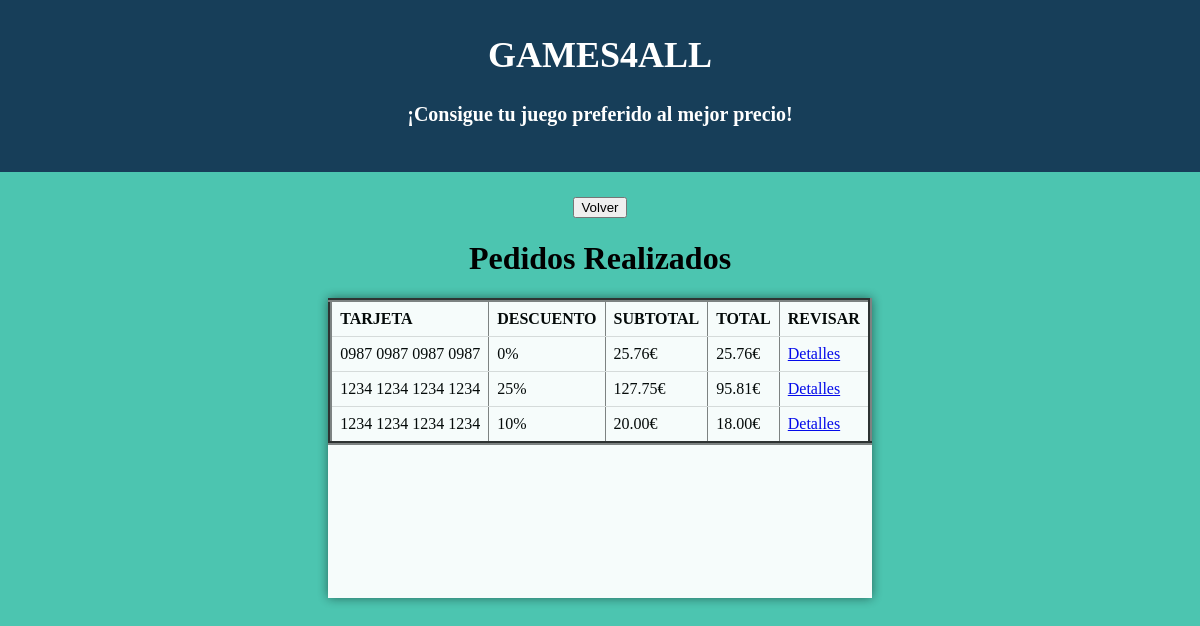
Before: /consultar_pedidos.php (signed in) with the older database file.
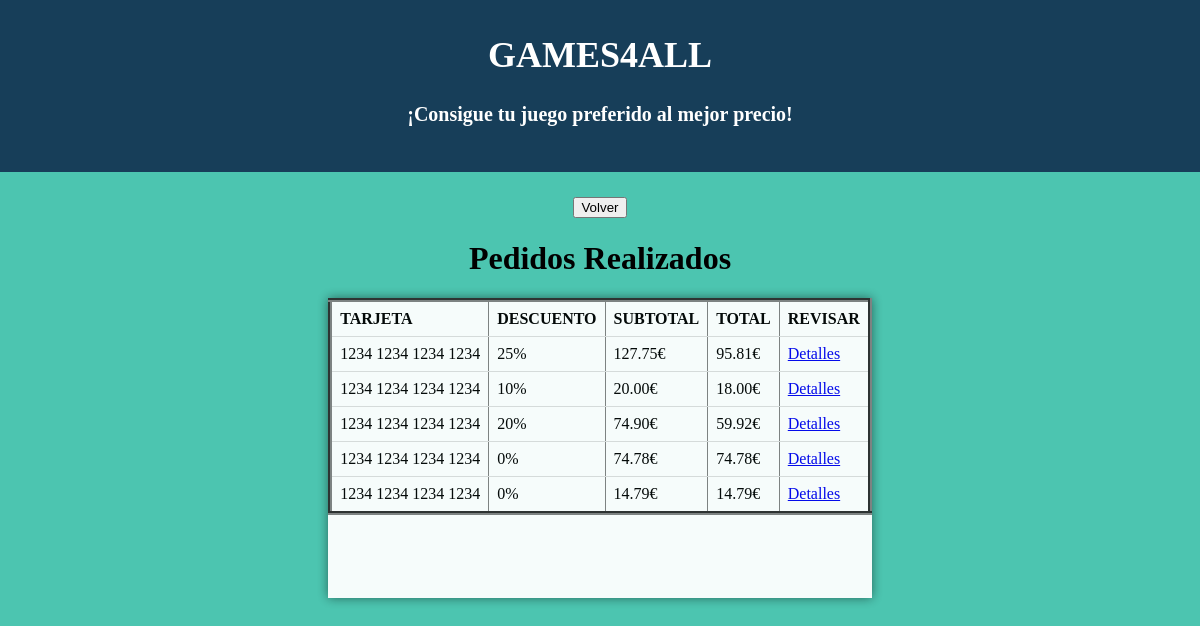
After: the same page with the newer database file.
### tables this page shows
CREATE TABLE `pedido` (
  `id_pedido` int(11) NOT NULL,
  `id_usuario` int(11) NOT NULL,
  `id_tarjeta` int(11) NOT NULL,
  `descuento` int(11) DEFAULT NULL,
  `subtotal` decimal(10,2) NOT NULL,
  `fecha` date NOT NULL
);

CREATE TABLE `tarjeta` (
  `id_tarjeta` int(11) NOT NULL,
  `numero` varchar(17) NOT NULL,
  `caducidad` date NOT NULL,
  `titular` varchar(60) NOT NULL,
  `id_usuario` int(11) NOT NULL
);

### consultar_pedidos.php (the view, shortened to what this page needs)
<?php
    $conexion = new mysqli("localhost", "root", "", "games4all");
?>
<!DOCTYPE html>
<html>
    <head>
        <link rel="stylesheet" href="estilos.css">
        <div id="header">
        <h1>GAMES4ALL</h1>
        <h4>¡Consigue tu juego preferido al mejor precio!</h4>
    </div>
    </head>
    <body style="background-color: #4CC5B0; color: #000000;">
    <div style="text-align: center;">
        <div>
            <form method="POST" action="menus.php">
                <input type="submit" value="Volver">
            </form>
        </div>
        <h1>Pedidos Realizados</h1>
    </div>
    <div style="overflow-y:auto; height: 300px; display: inline-block; background-color: #ffffff; opacity: 0.95; box-shadow: 0 0 10px 0 rgba(0,0,0,0.5); ">
        <table border='4' style='border-collapse: collapse;'>
            <tr>
                <th>TARJETA</th>
                <th>DESCUENTO</th>
                <th>SUBTOTAL</th>
                <th>TOTAL</th>
                <th>REVISAR</th>
            </tr>
            <?php
            $sql = "SELECT p.id_pedido, u.alias, t.numero, IFNULL(p.descuento, 0) as descuento, p.subtotal FROM pedido p JOIN usuario u ON p.id_usuario = u.id_usuario JOIN tarjeta t ON p.id_tarjeta = t.id_tarjeta";
            $resultado = $conexion->query($sql);
            while ($fila = $resultado->fetch_assoc()) {
                echo "<tr>
                <td>" . rtrim(preg_replace('/\B(?=(\d{4})+(?!\d))/', ' ', $fila['numero'])) . "</td>
                <td>" . $fila['descuento'] . "%</td>
                <td>" . $fila['subtotal'] . "€</td>
                <td>" . number_format($fila['subtotal'] - ($fila['subtotal'] * ($fila['descuento'] / 100)), 2) . "€</td>
                <td>
                    <a href='detalles_pedido.php?id=" . $fila['id_pedido'] . "'>Detalles</a>
                </td>
              </tr>";
            }
            ?>
        </table>
    </div>
</body>
</html>

### estilos.css (style rules this page uses)
body { background: url('fondo.png') no-repeat center center fixed; background-size: contain; text-align: center; color: #4CC5B0; margin: 0; }
#header { background-color: #173E59; color: #ffffff; padding: 20px; margin-top: -10px; margin-left: 0px; margin-right: 0px; margin-bottom: 25px; }
#header h1 { font-family: 'Brush Script MT', cursive; font-size: 36px; }
#header h4 { font-family: 'Brush Script MT', cursive; font-size: 20px; }

### consultar_pedidos.php (style rules this page uses)
th, td { padding: 8px; text-align: left; border-bottom: 1px solid #ddd; }

Changed rows visible on the page:
removed pedido: id_tarjeta.numero "0987 0987 0987 0987", descuento "0", subtotal "25.76"
added pedido: id_tarjeta.numero "1234 1234 1234 1234", descuento "20", subtotal "74.90", descuento "59.92"
added pedido: id_tarjeta.numero "1234 1234 1234 1234", descuento "0", subtotal "74.78"
added pedido: id_tarjeta.numero "1234 1234 1234 1234", descuento "0", subtotal "14.79"
